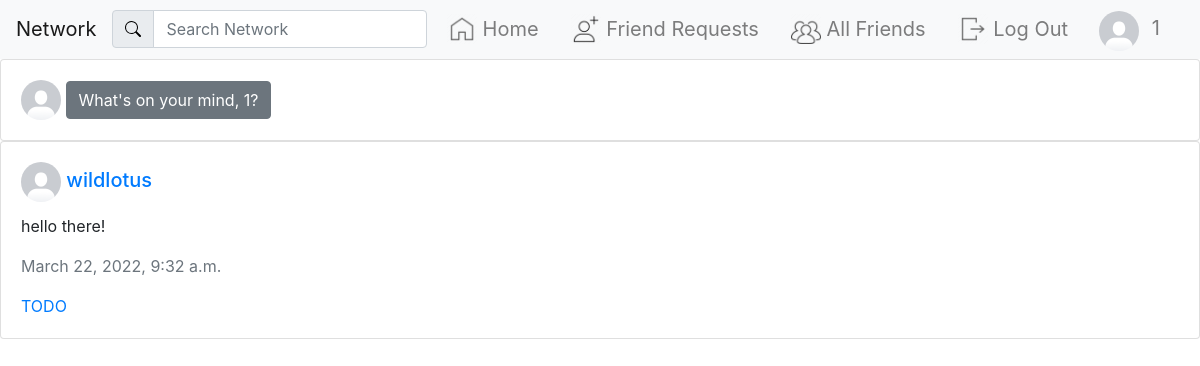
Screenshot of / (signed in) with the database file from the repository.
### network/models.py (models this page shows)
class User(AbstractUser):
    pass

class UserProfile(models.Model):
    user = models.OneToOneField(User, primary_key=True, related_name="profile", on_delete=models.CASCADE)
    name = models.CharField(max_length=64, blank=True, null=True)
    bio = models.TextField(blank=True, default="No bio...")
    picture = models.ImageField(blank=True, default="default_profile_image.png")
    friends = models.ManyToManyField(User, blank=True, related_name="friends")

class Post(models.Model):
    author = models.ForeignKey(UserProfile, on_delete=models.CASCADE)
    description = models.CharField(max_length=64)
    only_friends = models.BooleanField(default=False)
    only_me = models.BooleanField(default=False)
    timestamp = models.DateTimeField(default=timezone.now)

### network/views.py (the view)
# urls.py: path("", views.index, name="index"),
def index(request):
    posts = Post.objects.order_by('-timestamp')
    return render(request, "network/index.html", {
        "posts": posts,
    })

### network/templates/network/index.html (shortened to what this page needs)
{% extends "network/layout.html" %} {% load static %}
{% block body %}
{% if not search %}
<div id="newPost">
    <div class="card">
        <div class="card-body">
            {% if request.user.is_authenticated %}
            <a href="{% url 'profile' request.user.id %}">
                <img src="{{ request.user.profile.picture.url }}" class="d-inline" alt="Logged in Profile Picture"
                    width="40px" height="40px" style="border-radius: 50%">
            </a>
            <button type="button" class="btn btn-secondary" data-toggle="modal" data-target="#myModal">What's on your
                mind, {{ request.user.username }}?</button>
            {% else %}
            <button type="button" class="btn btn-secondary" data-toggle="modal" data-target="#myModal">What's on your
                mind?</button>
            {% endif %}
        </div>
    </div>
</div>
{% endif %}
{% if search %}
    {% for profile in profiles %}
        {% include "network/profiles.html" %}
    {% empty %}
        <div class="d-flex justify-content-center text-muted">
            <h4 class="mt-4">No users available</h4>
        </div>
    {% endfor %}
    {% for post in posts %}
        {% include "network/posts.html" %}
    {% empty %}
        <div class="d-flex justify-content-center text-muted">
            <h4 class="mt-4">No posts available</h4>
        </div>
    {% endfor %}
{% else %}
    {% for post in posts %}
        {% include "network/posts.html" %}
    {% empty %}
        <div class="d-flex justify-content-center text-muted">
            <h4 class="mt-4">No posts available</h4>
        </div>
    {% endfor %}
{% endif %}
{% endblock %}

### network/templates/network/layout.html (shortened to what this page needs)
{% load static %}
<!DOCTYPE html>
<html lang="en">
<head>
    <link rel="stylesheet" href="https://stackpath.bootstrapcdn.com/bootstrap/4.4.1/css/bootstrap.min.css">
    <link rel="stylesheet" href="{% static 'network/css/styles.css' %}">
</head>
<body>
    <nav class="navbar navbar-expand-lg navbar-light bg-light">
        <a class="navbar-brand" href="{% url 'index' %}">Network</a>
        <form class="form-inline" action="{% url 'search_results' %}" method="get">
            <div class="input-group">
                <div class="input-group-prepend">
                    <span class="input-group-text" id="basic-addon1">
                        <img src="{% static 'network/images/search.svg' %}" alt="">
                    </span>
                </div>
                <input class="form-control mr-sm-2" type="search" placeholder="Search Network" aria-label="Search" name="q">
            </div>
        </form>
        <div class="collapse navbar-collapse" id="navbarNav">
            <ul class="navbar-nav mx-auto">
                <li class="nav-item">
                    <a class="navbar-brand nav-link" href="{% url 'index' %}">
                        <img src="{% static 'network/images/Home_homepage_interface-256.webp' %}" width="30" class="d-inline-block align-top" alt="">
                        Home
                    </a>
                </li>
                {% if user.is_authenticated %}
                <li class="nav-item">
                    <a class="navbar-brand nav-link" href="{% url 'friend_requests' %}">
                        <img src="{% static 'network/images/7282320.png' %}" width="30" class="d-inline-block align-top" alt="">
                        Friend Requests
                    </a>
                </li>
                <li class="nav-item">
                    <a class="navbar-brand nav-link" href="{% url 'friends' user.id %}">
                        <img src="{% static 'network/images/users2-1-256.webp' %}" width="30" class="d-inline-block align-top" alt="">
                        All Friends
                    </a>
                </li>
                <li class="nav-item">
                    <a class="navbar-brand nav-link" href="{% url 'logout' %}">
                        <img src="{% static 'network/images/exit_logout_sign-256.webp' %}" width="30" height="30" class="d-inline-block align-top" alt="">
                        Log Out
                    </a>
                </li>
                {% endif %}
            </ul>
            {% if user.is_authenticated %}
                <ul class="navbar-nav ml-auto">
                    <li class="nav-item">
                        <img src="{{ user.profile.picture.url }}" alt="Logged in Profile Picture" width="40" height="40" style="border-radius: 50%;">
                        <a class="nav-link navbar-brand" href="{% url 'profile' user.id %}" id="profile">{{ user.username }}</a>
                    </li>
                </ul>
            {% endif %}
        </div>
    </nav>
    <div class="body">
        {% block body %}
        {% endblock %}
    </div>
</body>
</html>

### network/templates/network/posts.html (shortened to what this page needs)
{% load static %}
{% if post.only_friends %}
    {% if post.author.user in request.user.profile.friends.all or request.user in post.author.friends.all or post.author.user == request.user %}
        <div class="card">
            <div class="card-body">
                <h5 class="card-title">
                    <img src="{{ post.author.picture.url }}" alt="Post Auhor Profile Picture" width="40px" height="40px"
                        style="border-radius: 50%">
                    <a href="{% url 'profile' post.author.user.id %}">{{ post.author.user.username }}</a>
                </h5>
                <p class="card-text">{{ post.description }}</p>
                <p class="card-text text-muted">{{ post.timestamp }}</p>
                <a href="#" class="card-link">TODO</a>
            </div>
        </div>
    {% endif %}
{% endif %}

### rows the page displays
User: profile.picture (placeholder picture), username "1", user.profile.picture (placeholder picture), user.username "1"
Post: author.picture (placeholder picture), author.user.username "wildlotus", description "hello there!", timestamp "March 22, 2022, 9:32 a.m."
